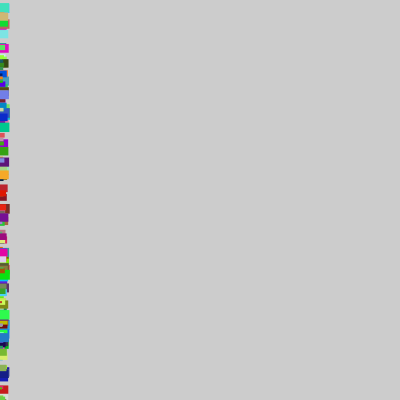
Frame 1 (no input)
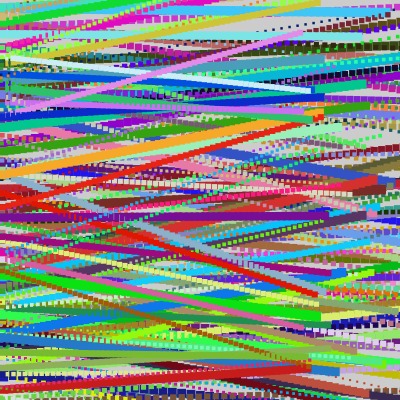
Frame 60 (the mouse pressed at the canvas centre just before this capture)
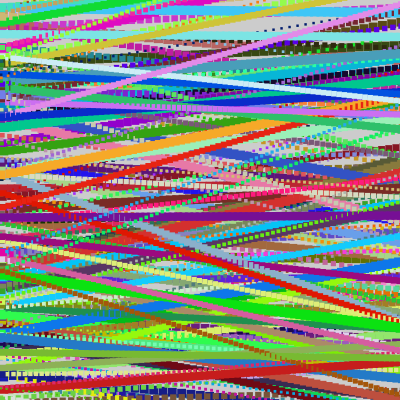
Frame 120 (the mouse held since frame 60 and released just before this capture)

The Processing sketch that drew these frames (run headless with seeded random() and noise(); from frame 60 on, the mouse is pressed at the canvas centre):

// Processing sketch: Painting_Stripes2
// ── Painting_Stripes2.pde
// Painting Stripes II
int shapes = 200;
float[]speedX = new float[shapes];
float[]speedY = new float[shapes];
float[]x = new float[shapes];
float[]y = new float[shapes];
float[]w = new float[shapes];
float[]h = new float[shapes];
color[]colors = new color[shapes];
void setup(){
size(400, 400);
frameRate(30);
noStroke();
// fill arrays will random values
for (int i=0; i<shapes; i++){
x[i]=0;
y[i]=random(height);
w[i]=random(2, 10);
h[i]=w[i];
colors[i]=color(random(255), random(255), random(255));
speedX[i] = random(5, 10);
speedY[i] = random(-2, 2);
}
}
void draw(){
for (int i=0; i<shapes; i++){
fill(colors[i]);
rect(x[i], y[i], w[i], h[i]);
x[i]+=speedX[i];
y[i]+=speedY[i];
}
}
